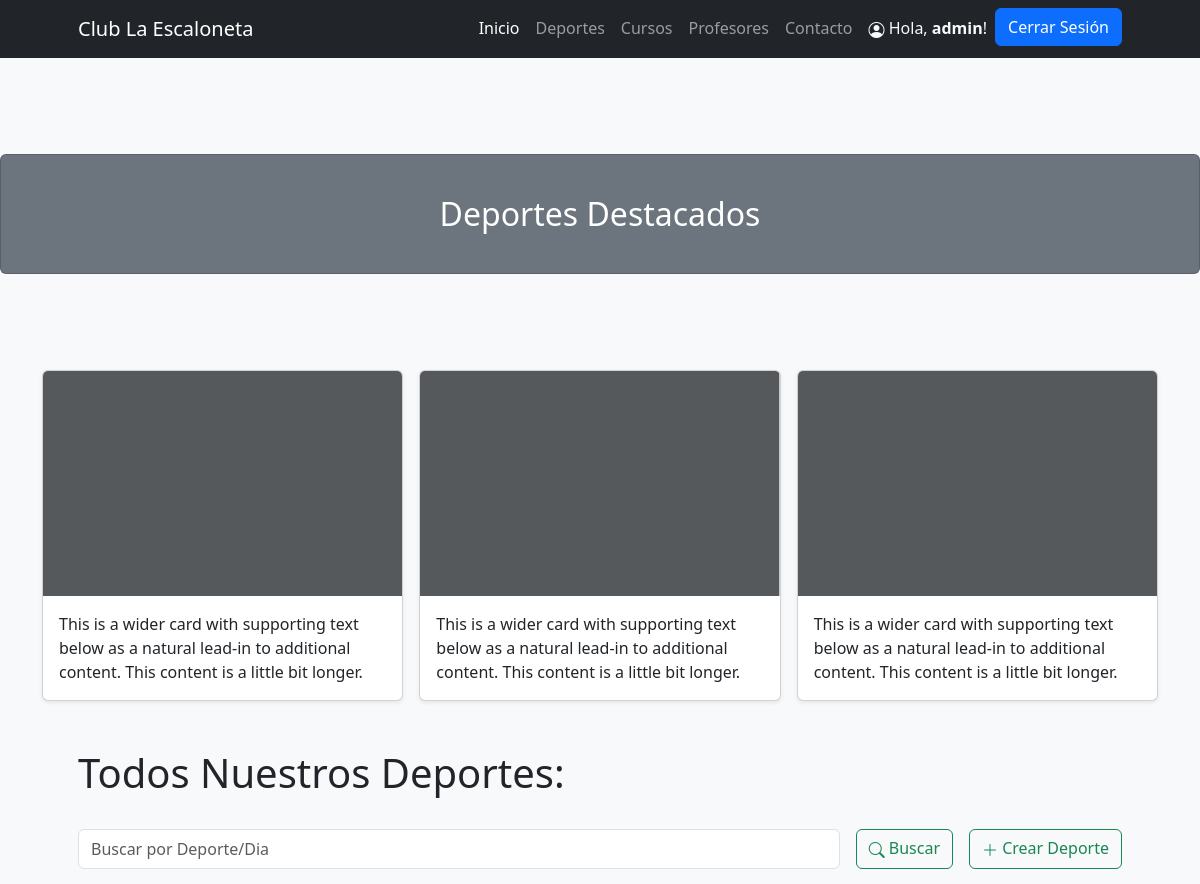
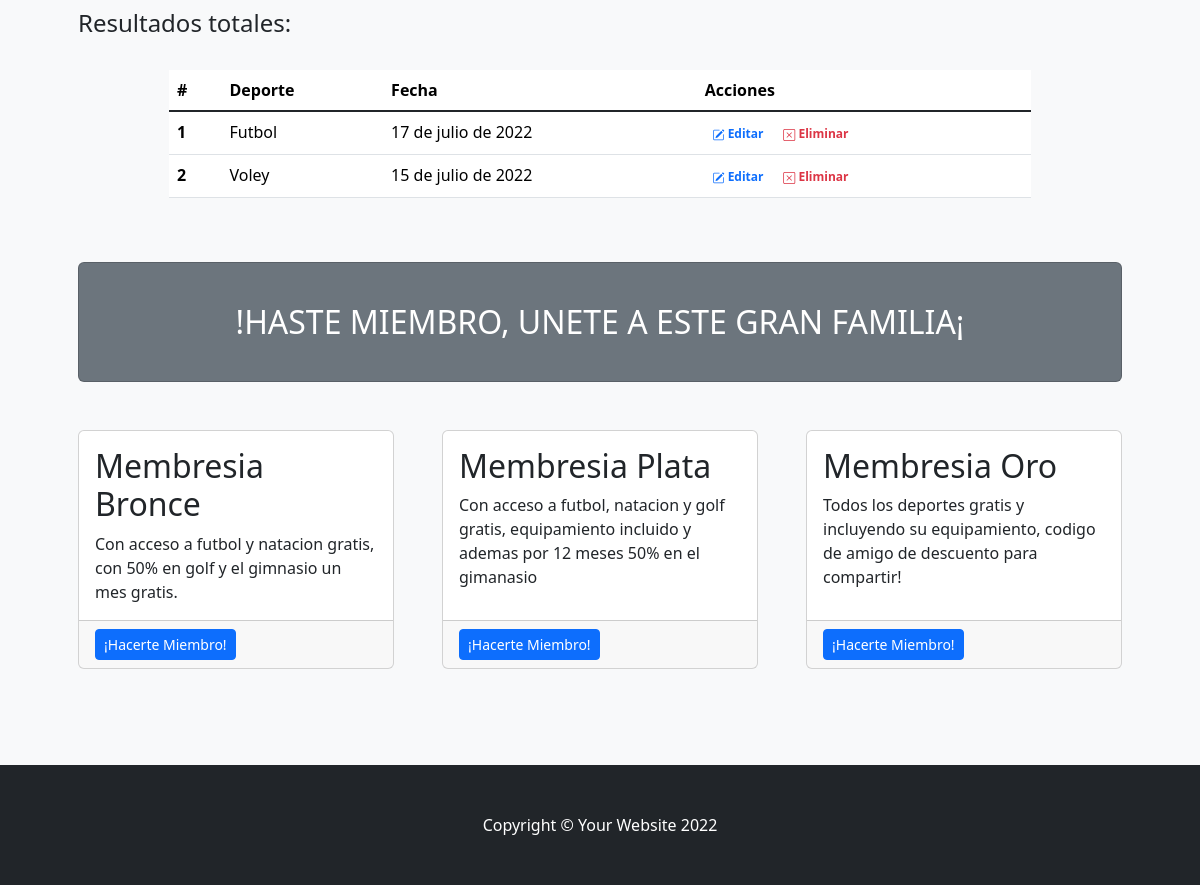
/deportes/ (signed in), run on the app's committed database (2 pictures, top to bottom).
### ClubAPP/models.py (models this page shows)
class Deporte(models.Model):
    nombre = models.CharField(max_length=30)
    fecha = models.DateField(max_length=30)

### ClubAPP/views.py (the view)
# urls.py: path('deportes/', deportes, name="Deportes"),
def deportes(request):
    if request.method == "POST":
        search = request.POST["search"]
        if search != "":
            deportes = Deporte.objects.filter( Q(nombre__icontains=search) | Q(fecha__icontains=search) ).values()
            return render(request,"deporte.html",{"deportes":deportes, "search":True, "busqueda":search})
    deportes = Deporte.objects.all()
    return render(request,"deporte.html",{"deportes":deportes})

### ClubAPP/template/deporte.html (shortened to what this page needs)
{% extends 'base.html' %}
{% load static %}
{% block contenidoPagina %}
<section class="bg-light py-5">
    <div class="card text-white bg-secondary my-5 py-4 text-center">
        <div class="card-body"><h2 class="text-white m-0">Deportes Destacados</h2></div>
    </div>
    <div class="album py-5 bg-light">
        <div class="container">
         <div class="row row-cols-1 row-cols-sm-2 row-cols-md-3 g-3">
            <div class="col">
              <div class="card shadow-sm">
                <svg class="bd-placeholder-img card-img-top" width="100%" height="225" xmlns="http://www.w3.org/2000/svg" role="img" aria-label="Placeholder: Thumbnail" preserveAspectRatio="xMidYMid slice" focusable="false"><rect width="100%" height="100%" fill="#55595c"/></svg>
                <div class="card-body">
                  <p class="card-text">This is a wider card with supporting text below as a natural lead-in to additional content. This content is a little bit longer.</p>
                </div>
              </div>
            </div>
            <div class="col">
              <div class="card shadow-sm">
                <svg class="bd-placeholder-img card-img-top" width="100%" height="225" xmlns="http://www.w3.org/2000/svg" role="img" aria-label="Placeholder: Thumbnail" preserveAspectRatio="xMidYMid slice" focusable="false"><rect width="100%" height="100%" fill="#55595c"/></svg>
                <div class="card-body">
                  <p class="card-text">This is a wider card with supporting text below as a natural lead-in to additional content. This content is a little bit longer.</p>
                </div>
              </div>
            </div>
            <div class="col">
              <div class="card shadow-sm">
                <svg class="bd-placeholder-img card-img-top" width="100%" height="225" xmlns="http://www.w3.org/2000/svg" role="img" aria-label="Placeholder: Thumbnail" preserveAspectRatio="xMidYMid slice" focusable="false"><rect width="100%" height="100%" fill="#55595c"/></svg>
                <div class="card-body">
                  <p class="card-text">This is a wider card with supporting text below as a natural lead-in to additional content. This content is a little bit longer.</p>
                </div>
              </div>
            </div>
         </div>
        </div>
    </div>
    <div class="container px-5">
        <h1>Todos Nuestros Deportes:</h1>
        <br>
        <div class="row gx-5 justify-content-center">
            <div class="col-lg-12">
                <form class="d-flex my-2 my-lg-0" action="" method="post">
                    <input class="flex-grow-0 form-control mr-sm-2" type="search" name="search" placeholder="Buscar por Deporte/Dia" aria-label="Search">
                    <button class="btn btn-outline-success text-nowrap ms-3 my-2 my-sm-0" type="submit"> <i class="bi bi-search"></i> Buscar</button>
                    {% if user.is_authenticated %}
                        {% if user.is_staff %}
                            <a class="btn btn-outline-success text-nowrap ms-3 my-2 my-sm-0" href="{% url 'Nuevo_deporte' %}"> <i class="bi bi-plus-lg"></i> Crear Deporte</a>
                        {% endif %}
                    {% endif %}
                </form>
            </div>
        </div>
        <br>
        <h4>Resultados
            {% if search %}
                para "{{busqueda}}":
            {% else %}
                totales:
            {% endif %}
        </h4>
        <br>
        <div class="row gx-5 justify-content-center">
            <div class="col-lg-10 table-responsive">
                <table class="table table-theme">
                    <thead>
                        <tr>
                            <th scope="col">#</th>
                            <th scope="col">Deporte</th>
                            <th scope="col">Fecha</th>
                            {% if user.is_authenticated %}
                                {% if user.is_staff %}
                                    <th scope="col">Acciones</th>
                                {% endif %}
                            {% endif %}
                        </tr>
                    </thead>
                    <tbody>
                        {% for deporte in deportes %}
                            <tr>
                                <th scope="row">{{forloop.counter}}</th>
                                <td>{{deporte.nombre}}</td>
                                <td>{{deporte.fecha}}</td>
                                {% if user.is_authenticated %}
                                    {% if user.is_staff %}
                                    <td>
                                        <a href="{% url 'Editar_deporte' deporte.id %} " class="text-primary badge badge-primary text-decoration-none"> <i class="bi bi-pencil-square"></i> Editar</a>
                                        <a href="{% url 'Eliminar_deporte' deporte.id %}" class="text-danger badge badge-danger text-decoration-none"> <i class="bi bi-x-square"></i> Eliminar</a>
                                    </td>
                                    {% endif %}
                                {% endif %}
                            </tr>
                        {% endfor %}
                    </tbody>
                </table>
            </div>
        </div>
        <div>
            {% if not user.is_authenticated %}
                <div class="card text-white bg-secondary my-5 py-4 text-center">
                    <div class="card-body"><h3 class="text-white m-0">¡Registrate para unirte a las actividades!</h3></div>
                </div>
                <div class="container px-5">
                    <div class="row gx-5 justify-content-center">
                        <div class="col-lg-6">
                            <div class="text-center my-5">
                                <h1 class="display-5 fw-bolder text-black mb-2">VENTAJAS DE CONVERTIRTE EN UN USUARIO</h1>
                                <p>Aprender,divertirte y ejercitarte en el mejor club de Buenos Aires.</p>
                                <div class="d-grid gap-3 d-sm-flex justify-content-sm-center">
                                    {% csrf_token %}
                                    <a class="btn btn-primary btn-lg px-4 me-sm-3" href="{% url 'Registro' %}">¡Registrate!</a>
                                </div>
                            </div>
                        </div>
                    </div>
                </div>
            {% else %}
                <div class="card text-white bg-secondary my-5 py-4 text-center">
                    <div class="card-body"><h2 class="text-white m-0">!HASTE MIEMBRO, UNETE A ESTE GRAN FAMILIA¡</h2></div>
                </div>
                <div class="row gx-4 gx-lg-5">
                    <div class="col-md-4 mb-5">
                        <div class="card h-100">
                            <div class="card-body">
                                <h2 class="card-title">Membresia Bronce</h2>
                                <p class="card-text">Con acceso a futbol y natacion gratis, con 50% en golf y el gimnasio un mes gratis.</p>
                            </div>
                            <div class="card-footer"><a class="btn btn-primary btn-sm" href="{% url 'Membresias' %}">¡Hacerte Miembro!</a></div>
                        </div>
                    </div>
                    <div class="col-md-4 mb-5">
                        <div class="card h-100">
                            <div class="card-body">
                                <h2 class="card-title">Membresia Plata</h2>
                                <p class="card-text">Con acceso a futbol, natacion y golf gratis, equipamiento incluido y ademas por 12 meses 50% en el gimanasio</p>
                            </div>
                        <div class="card-footer"><a class="btn btn-primary btn-sm" href="{% url 'Membresias' %}">¡Hacerte Miembro!</a></div>
                    </div>
                    </div>
                    <div class="col-md-4 mb-5">
                        <div class="card h-100">
                            <div class="card-body">
                                <h2 class="card-title">Membresia Oro</h2>
                                <p class="card-text">Todos los deportes gratis y incluyendo su equipamiento, codigo de amigo de descuento para compartir!</p>
                            </div>
                            <div class="card-footer"><a class="btn btn-primary btn-sm" href="{% url 'Membresias' %}">¡Hacerte Miembro!</a></div>
                        </div>
                    </div>
                </div>
            {% endif %}
        </div>
    </div>
</section>
{% endblock %}

### ClubAPP/template/base.html (shortened to what this page needs)
{% load static %}
<!DOCTYPE html>
<html lang="en">
    <head>
        <link rel="stylesheet" href="https://cdn.jsdelivr.net/npm/bootstrap-icons@1.8.3/font/bootstrap-icons.css">
        <link href="{% static 'css/styles.css' %}" rel="stylesheet" />
        <link href="../assets/dist/css/bootstrap.min.css" rel="stylesheet">
  </head>
    </head>
    <body>
        <nav class="navbar navbar-expand-lg navbar-dark bg-dark">
            <div class="container px-5">
                <a class="navbar-brand" href="{% url 'Inicio' %}">Club La Escaloneta</a>
                <div class="collapse navbar-collapse" id="navbarSupportedContent">
                    <ul class="navbar-nav ms-auto mb-2 mb-lg-0">
                        <li class="nav-item"><a class="nav-link active" aria-current="page" href="{% url 'Inicio' %}">Inicio</a></li>
                        <li class="nav-item"><a class="nav-link" href="{% url 'Deportes' %}">Deportes</a></li>
                        <li class="nav-item"><a class="nav-link" href="{% url 'Cursos' %}">Cursos</a></li>
                        <li class="nav-item"><a class="nav-link" href="{% url 'Profesores' %}">Profesores</a></li>
                        <li class="nav-item"><a class="nav-link" href="{% url 'Contacto' %}">Contacto</a></li>
                        {% if user.is_authenticated %}
                            <li class="nav-item"><p class="text-light my-2 mx-2"> <i class="bi bi-person-circle"></i> Hola, <b>{{user.username}}</b>!</p></li>
                            <li class="nav-item"><a class="btn btn-primary" href="{% url 'Salida' %}">Cerrar Sesión</a></li>
                        {% else %}
                            <li class="nav-item"><a class="btn btn-primary mx-2" href="{% url 'Entrada' %}">Iniciar Sesión</a></li>
                            <li class="nav-item"><a class="btn btn-outline-primary" href="{% url 'Registro' %}">Registrarse</a></li>
                        {% endif %}
                    </ul>
                </div>
            </div>
        </nav>
        {% block contenidoPagina %}
        {% endblock %}
        <footer class="py-5 bg-dark">
            <div class="container px-4 px-lg-5"><p class="m-0 text-center text-white">Copyright &copy; Your Website 2022</p></div>
        </footer>
    </body>
</html>

### ClubAPP/template/base.html (style rules this page uses)
.bd-placeholder-img { font-size: 1.125rem; text-anchor: middle; -webkit-user-select: none; -moz-user-select: none; user-select: none; }
.bi { vertical-align: -.125em; fill: currentColor; }

### data on the page
Deporte: nombre "Futbol", fecha "17 de julio de 2022"
Deporte: nombre "Voley", fecha "15 de julio de 2022"

### other printed values
{{ user.username }} "admin"
